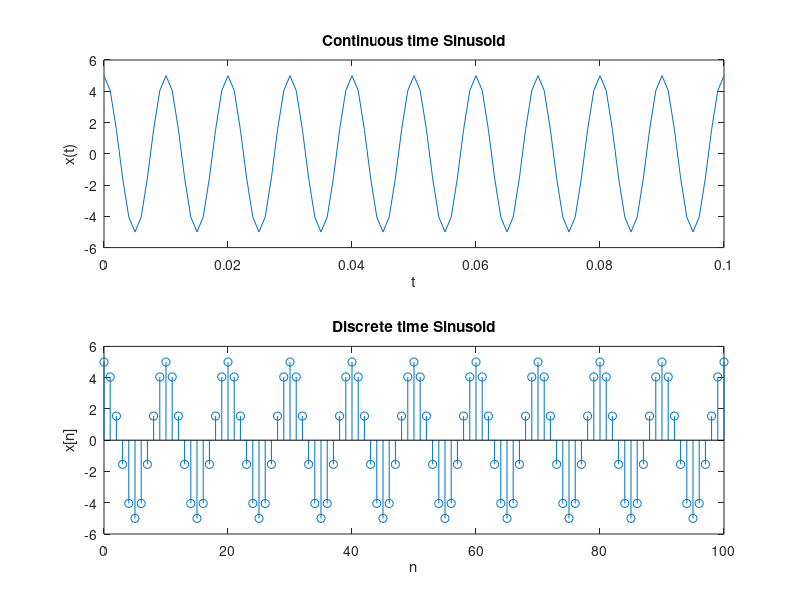
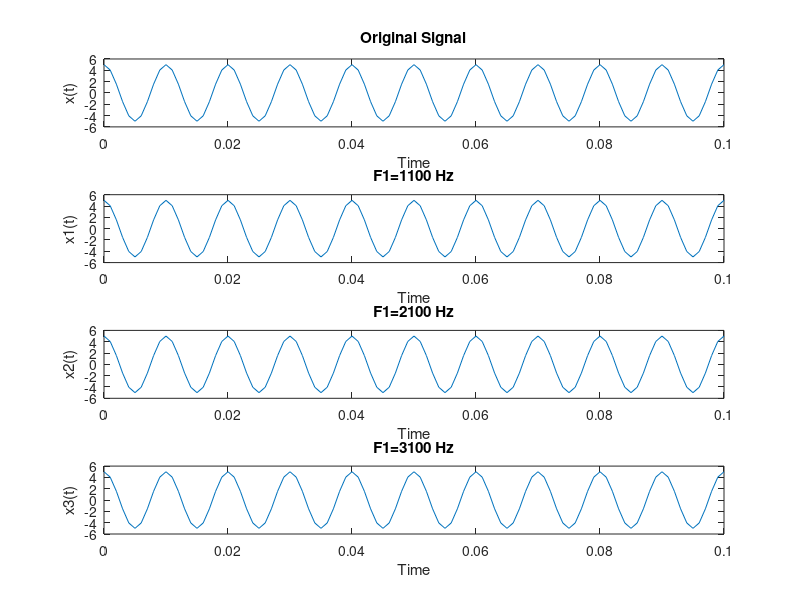

MATLAB code to generate these figures, in order:
% LAB 3 A
% Chirantan Ganguly (420)
% Amitrakshar Sanyal (422)
% ================================
%Sampling of sinusoid
t=0:0.001:0.1;
n=0:100;
F=100;
fs=1000;
f=F/fs;
S=5*cos(2*pi*F*t);
sampled_S=5*cos(2*pi*f*n);
figure(1)
subplot(2,1,1);
plot(t,S);
ylabel('x(t)');
xlabel('t');
title('Continuous time Sinusoid');
subplot(2,1,2);
stem(n,sampled_S);
ylabel('x[n]');
xlabel('n');
title('Discrete time Sinusoid');

% Aliasing

F1=1100;
F2=2100;
F3=3100;
f1=F1/fs;
f2=F2/fs;
f3=F3/fs;
S1=5*cos(2*pi*f1*n);
S2=5*cos(2*pi*f2*n);
S3=5*cos(2*pi*f3*n);
figure(2)
subplot(4,1,1)
plot(t,S);
ylabel('x(t)');
xlabel('Time');
title('Original Signal');
subplot(4,1,2)
plot(t,S1);
ylabel('x1(t)');
xlabel('Time');
title('F1=1100 Hz');
subplot(4,1,3)
plot(t,S2);
ylabel('x2(t)');
xlabel('Time');
title('F1=2100 Hz');
subplot(4,1,4)
plot(t,S3);
ylabel('x3(t)');
xlabel('Time');
title('F1=3100 Hz');
